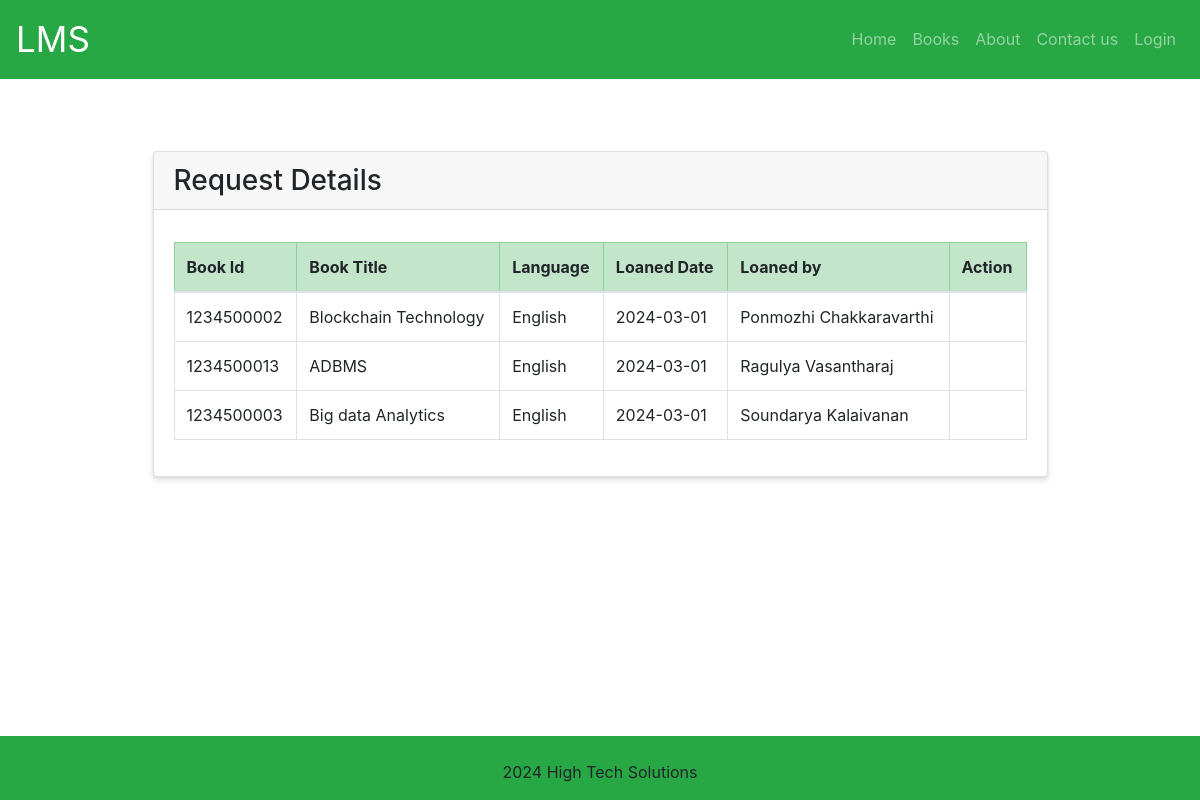
/admin/return, run on the app's committed database.
### tables this page shows
CREATE TABLE bookloandetail (
    id INTEGER PRIMARY KEY AUTOINCREMENT,
    book_id varchar(100) NOT NULL,
    user_id VARCHAR(50) NOT NULL,
    loaned_date date NOT NULL,
    expected_return_date  date not null,
    returned_date date null,
    loan_status varchar(4) not null
);

CREATE TABLE books (
    id INTEGER PRIMARY KEY AUTOINCREMENT,
    book_id varchar(100) NOT NULL UNIQUE,
    book_title varchar(200) NOT NULL,
    book_author varchar(200) NOT NULL,
    book_isbn varchar(20) NULL,
    book_lang_code varchar(4) NOT NULL,
    book_copy integer not null
);

CREATE TABLE languages (
    id INTEGER PRIMARY KEY AUTOINCREMENT,
    lang_code varchar(4) NOT NULL UNIQUE,
    lang_description varchar(200) NOT NULL
);

CREATE TABLE users (
    id INTEGER PRIMARY KEY AUTOINCREMENT,
    user_id VARCHAR(50) NOT NULL UNIQUE,
    user_name VARCHAR(100) NOT NULL,
    user_email VARCHAR(100) NOT NULL UNIQUE,
    user_password TEXT NOT NULL
);

### lms.py (the view)
@app.route('/admin/return', methods=['GET','POST'])
def show_books_for_receive():
    books_data=getTableData('v_loanedbooks')
    return render_template('admin/returns.html',books=books_data)

### lms.py (called while the page is built)
def create_db_file(dbname):
    if os.path.isfile(dbname):
        return
    f=open(dbname, "x")

def get_db_connection():
    create_db_file(DATABASE)
    conn = sqlite3.connect(DATABASE)
    conn.row_factory = sqlite3.Row
    return conn

def getTableData(tablename):
    db = get_db_connection()
    result_data = db.execute("SELECT * from " + tablename).fetchall()
    db.close()
    return result_data

### templates/admin/returns.html (shortened to what this page needs)
{% extends "base.html" %}
{% block content %}
<div class="container mt-5">
  <div class="row justify-content-center">
    <div class="col-md-10">
      <div class="card raised-table">
        <h3 class="card-header">
          Request Details
        </h3>
        <div class="card-body">
          <div class="table-responsive-sm">
            <table class="table table-bordered thead-primary">
                <thead class="table-success">
                    <tr>
                        <th>Book Id</th>
                        <th>Book Title</th>
                        <th>Language</th>
                        <th>Loaned Date</th>
                        <th>Loaned by</th>
                        <th>Action</th>
                    </tr>
                </thead>
                {% for book in books %}
                <tr>
                    <td>{{ book.book_id }}</td>
                    <td>{{ book.book_title }}</td>
                    <td>{{ book.lang_description }}</td>
                    <td>{{ book.loaned_date }}</td>
                    <td>{{ book.loanedby }}</td>
                    <td>
                    </td>
                </tr>
                {% else %}<tr>
                    <td colspan="5">No records found</td>
                </tr>
                {% endfor %}
            </table>
        </div>
        </div>
      </div>
    </div>
  </div>
</div>
{% endblock %}

### templates/base.html (style rules this page uses)
html, body { height: 100%; width: 100%; margin: 0; padding: 0; padding-bottom: 0px; }
table { border-collapse: collapse; }
.raised-table { box-shadow: 0 4px 6px rgba(0, 0, 0, 0.1), 0 1px 3px rgba(0, 0, 0, 0.08); }

### data on the page
bookloandetail: book_id "1234500002", book_title "Blockchain Technology", lang_description "English", loaned_date "2024-03-01", loanedby "Ponmozhi Chakkaravarthi"
bookloandetail: book_id "1234500013", book_title "ADBMS", lang_description "English", loaned_date "2024-03-01", loanedby "Ragulya Vasantharaj"
bookloandetail: book_id "1234500003", book_title "Big data Analytics", lang_description "English", loaned_date "2024-03-01", loanedby "Soundarya Kalaivanan"
